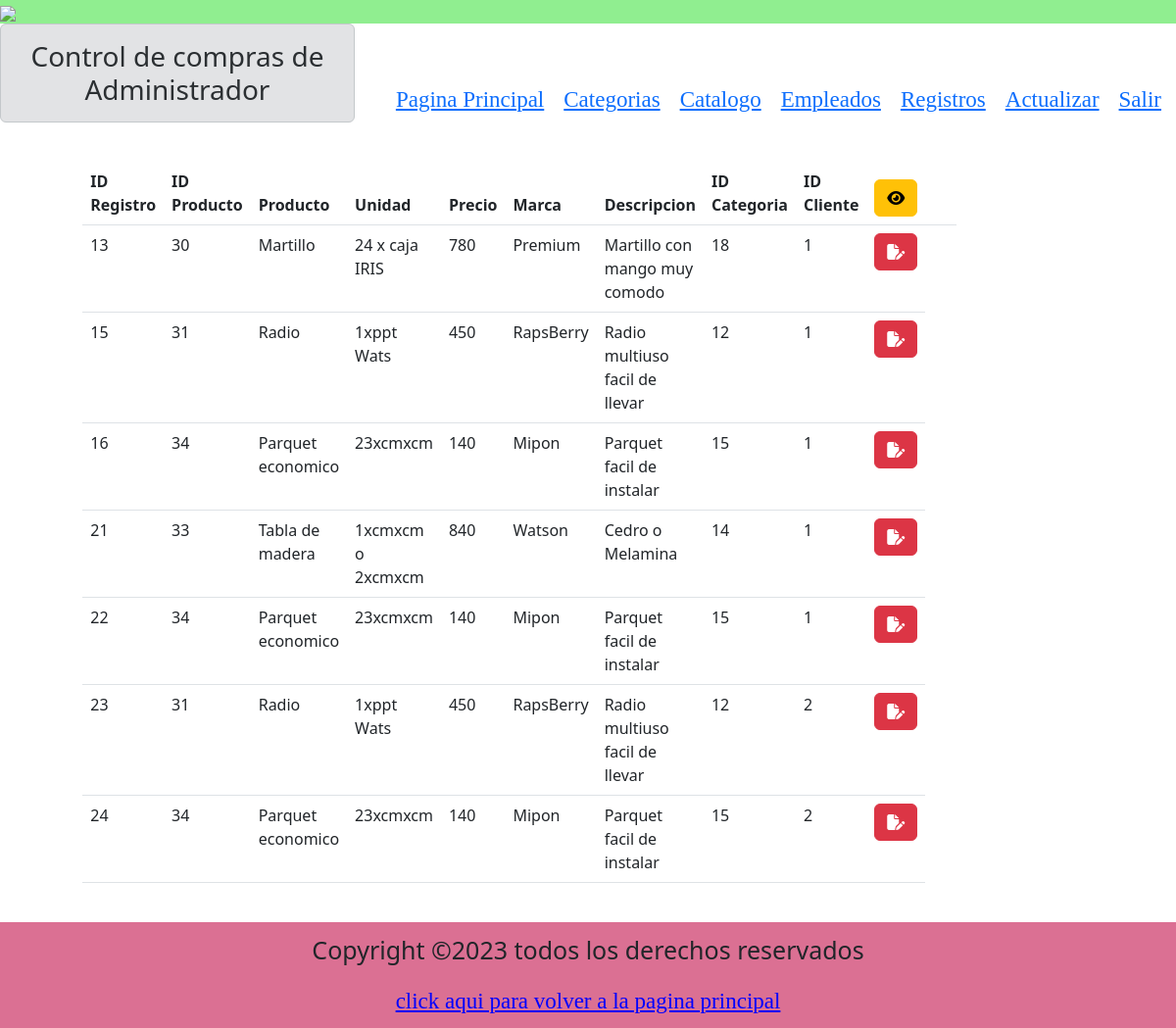
/vista/registro_compras.php (signed in), run on the app's committed database.
### tables this page shows
CREATE TABLE `confirmar` (
  `codcon` int(11) NOT NULL,
  `cprocon` int(11) NOT NULL,
  `nomcon` varchar(100) NOT NULL,
  `unicon` varchar(100) NOT NULL,
  `precon` int(11) NOT NULL,
  `marcon` varchar(100) NOT NULL,
  `descon` varchar(100) NOT NULL,
  `ccatcon` int(11) NOT NULL,
  `CodCli` int(11) NOT NULL
);

### vista/registro_compras.php (the view, shortened to what this page needs)
<?php
include("../modelo/conexion.php");
$cod=$_SESSION['cod'];
if($cod==1){
	$where ='';
}else {
	$where = "WHERE CodCli=$cod";
}
$sqlc=$con->query("SELECT * FROM confirmar $where");
 ?>
 <!DOCTYPE html>
<html>
<head>
	<link rel="stylesheet" href="styles2.css">
	<link href="https://cdn.jsdelivr.net/npm/bootstrap@5.3.0/dist/css/bootstrap.min.css" rel="stylesheet">
</head>
<body>
	<header>
		<img src="ferre.jpg">
		<nav>
			<ul>
				<li><a href="principal.php">Pagina Principal</a></li>
				<?php if($_SESSION['nom']=='Administrador'){  ?>
				<li><a href="categorias.php">Categorias</a></li>
				<?php }
			    ?>
				<li><a href="catalogo.php">Catalogo</a></li>
                <?php if($_SESSION['nom']=='Administrador'){  ?>
				<li><a href="empleados.php">Empleados</a></li>
				<?php }
			    ?>
				<li><a href="registro_compras.php">Registros</a></li>
                <?php
                 if($_SESSION['nom']=='Administrador'){?>
				<li><a href="actualizar.php">Actualizar</a></li>
			    <?php }
			    ?>
				<li><a href="../controlador/controlador_cerrar_sesion.php">Salir</a></li>
			</ul>
	    </nav>
	</header>
	<div class="row">
		<h3 class="text-center alert alert-secondary">Control de compras de <?= $_SESSION['nom']?></h3>
		<div class="col-8 p-4 m-auto">
			<table class="table">
              <thead class="bg-info">
                <tr>
                  <th scope="col">ID Registro</th>
                  <th scope="col">ID Producto</th>
                  <th scope="col">Producto</th>
                  <th scope="col">Unidad</th>
                  <th scope="col">Precio</th>
                  <th scope="col">Marca</th>
                  <th scope="col">Descripcion</th>
                  <th scope="col">ID Categoria</th>
                  <th scope="col">ID Cliente</th>
                  <th scope="col"><a href="mostrar_factura.php" class="btn btn-small btn-warning" ><i class="fa-solid fa-eye"></i></a></th>
                  <th scope="col"></th>
                  <th scope="col"></th>
                </tr>
              </thead>
              <tbody>
              	<?php
              	while($datos=$sqlc->fetch_object()){?>
              		<tr>
                      <td><?= $datos->codcon?></td>
                      <td><?= $datos->cprocon?></td>
                      <td><?= $datos->nomcon ?></td>
                      <td><?= $datos->unicon ?></td>
                      <td><?= $datos->precon ?></td>
                      <td><?= $datos->marcon ?></td>
                      <td><?= $datos->descon ?></td>
                      <td><?= $datos->ccatcon ?></td>
                      <td><?= $datos->CodCli ?></td>
                      <?php if($_SESSION['nom']=='Administrador'){ ?>
                          <td>
                  	          <a href="factura.php?id=<?= $datos->CodCli ?>" class="btn btn-small btn-danger" ><i class="fa-solid fa-file-pen"></i></a>
                          </td>
                        <?php } ?>
                     </tr>
              	<?php }
              	 ?>
              </tbody>
            </table>
		</div>
	</div>
	<footer>
		<p style="font-size: 25px">Copyright &copy;2023 todos los derechos reservados</p>
		<a href="principal.php" style="color:blue"> click aqui para volver a la pagina principal</a>
	</footer>
</body>
</html>

### vista/styles2.css (style rules this page uses)
img { width: 300px; margin-left: 0; }
li { float:left; list-style: none; padding: 10px; }
nav { float:right; margin-top: 75px; margin-right: 5px; }
a { text-decoration: none; font-family: fantasy; color:brown; font-size: 23px; }
header { background-color: lightgreen; }
.row { display: flex; flex-wrap:wrap; }
footer { padding: 10px; text-align:center; background-color: palevioletred; }

### data on the page
confirmar: codcon "13", cprocon "30", nomcon "Martillo", unicon "24 x caja IRIS", precon "780", marcon "Premium", descon "Martillo con mango muy comodo", ccatcon "18", CodCli "1"
confirmar: codcon "15", cprocon "31", nomcon "Radio", unicon "1xppt Wats", precon "450", marcon "RapsBerry", descon "Radio multiuso facil de llevar", ccatcon "12", CodCli "1"
confirmar: codcon "16", cprocon "34", nomcon "Parquet economico", unicon "23xcmxcm", precon "140", marcon "Mipon", descon "Parquet facil de instalar", ccatcon "15", CodCli "1"
confirmar: codcon "21", cprocon "33", nomcon "Tabla de madera", unicon "1xcmxcm o 2xcmxcm", precon "840", marcon "Watson", descon "Cedro o Melamina", ccatcon "14", CodCli "1"
confirmar: codcon "22", cprocon "34", nomcon "Parquet economico", unicon "23xcmxcm", precon "140", marcon "Mipon", descon "Parquet facil de instalar", ccatcon "15", CodCli "1"
confirmar: codcon "23", cprocon "31", nomcon "Radio", unicon "1xppt Wats", precon "450", marcon "RapsBerry", descon "Radio multiuso facil de llevar", ccatcon "12", CodCli "2"
confirmar: codcon "24", cprocon "34", nomcon "Parquet economico", unicon "23xcmxcm", precon "140", marcon "Mipon", descon "Parquet facil de instalar", ccatcon "15", CodCli "2"

### other printed values
$_SESSION['nom'] "Administrador"
